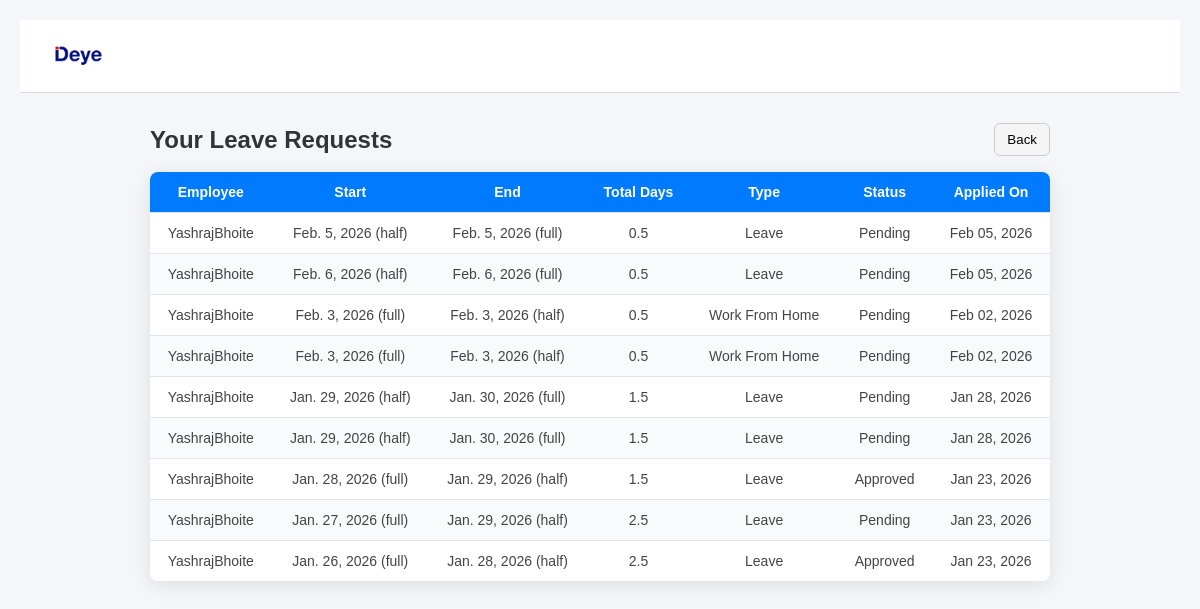
The app's page /leave/status/ (signed in) with its own data.
### forms/models.py (models this page shows, shortened)
class LeaveRequest(models.Model):
    LEAVE_STATUS_CHOICES = [
        ('pending', 'Pending'),
        ('approved', 'Approved'),
        ('rejected', 'Rejected'),
    ]
    LEAVE_TYPE_CHOICES = [
        ('leave', 'Leave'),
        ('wfh', 'Work From Home'),
    ]
    DAY_PORTION_CHOICES = [
        ('full', 'Full Day'),
        ('half', 'Half Day'),
    ]
    user = models.ForeignKey(User, on_delete=models.CASCADE)
    leave_type = models.CharField(max_length=20, choices=LEAVE_TYPE_CHOICES)
    start_date = models.DateField()
    end_date = models.DateField()
    start_breakdown = models.CharField(max_length=10, choices=DAY_PORTION_CHOICES, default='full')
    end_breakdown = models.CharField(max_length=10, choices=DAY_PORTION_CHOICES, default='full')
    reason = models.TextField(blank=True)
    status = models.CharField(max_length=20, choices=LEAVE_STATUS_CHOICES, default='pending')
    total_days = models.FloatField(default=0.0)
    applied_at = models.DateTimeField(auto_now_add=True)
    status_changed_at = models.DateTimeField(blank=True, null=True)
    status_changed_by = models.ForeignKey(User, on_delete=models.SET_NULL, null=True, blank=True, related_name='updated_leaves')

### forms/views.py (the view)
# urls.py: path('leave/status/', views.leave_status, name='leave_status'),
@login_required
def leave_status(request):
    leaves = LeaveRequest.objects.filter(user=request.user).order_by('-id')
    return render(request, 'leave/leave_status.html', {'leaves': leaves})

### forms/templates/leave/leave_status.html (shortened to what this page needs)
<!DOCTYPE html>
<html lang="en">
<head>
    {% load static %}
</head>
<body>
    <div class="header">
        <div class="header-title">
            <a href="/">
                <img src="{% static 'admin/Images/logo-deye-300x225.webp' %}" alt="DEYE">
            </a>
        </div>
    </div>
    <div style="display:flex; justify-content:space-between; align-items:center; margin: 0 auto 16px; max-width: 900px;">
        <h2 style="margin:0;">Your Leave Requests</h2>
        <button type="button" onclick="history.back();" style="padding:8px 12px; border:1px solid #ccc; background:#f5f5f5; border-radius:6px; cursor:pointer;">Back</button>
    </div>
    <table>
        <thead>
            <tr>
                <th>Employee</th>
                <th>Start</th>
                <th>End</th>
                <th>Total Days</th>
                <th>Type</th>
                <th>Status</th>
                <th>Applied On</th>
            </tr>
        </thead>
        <tbody>
            {% for leave in leaves %}
            <tr>
                <td>{{ leave.user.get_username }}</td>
                <td>{{ leave.start_date }} ({{ leave.start_breakdown }})</td>
                <td>{{ leave.end_date }} ({{ leave.end_breakdown }})</td>
                <td>{{ leave.total_days }}</td>
                <td>{{ leave.get_leave_type_display }}</td>
                <td>{{ leave.status|title }}</td>
                <td>{{ leave.applied_at|date:"M d, Y" }}</td>
            </tr>
            {% empty %}
            <tr>
                <td colspan="7" class="no-data">No leave requests found</td>
            </tr>
            {% endfor %}
        </tbody>
    </table>
</body>
</html>

### forms/templates/leave/leave_status.html (style rules this page uses)
body { margin: 0; font-family: Arial, sans-serif; background: #f4f6f9; min-height: 100vh; padding: 20px; }
.header { display: flex; align-items: center; padding: 14px 32px; background-color: #fff; border-bottom: 1px solid #ddd; margin-bottom: 30px; }
.header-title img { height: 40px; object-fit: contain; }
h2 { text-align: center; color: #333; margin-bottom: 20px; font-weight: 600; }
table { width: 100%; max-width: 900px; margin: 0 auto; border-collapse: collapse; background: #fff; box-shadow: 0 4px 20px rgba(0,0,0,0.1); border-radius: 8px; overflow: hidden; }
th, td { padding: 12px 16px; text-align: center; border-bottom: 1px solid #e1e4e8; font-size: 14px; color: #444; }
th { background-color: #007bff; color: white; font-weight: 600; }
tr:last-child td { border-bottom: none; }
tr:nth-child(even) { background-color: #f9fafb; }
button { transition: background 0.2s ease, border-color 0.2s ease; }

### records on screen
LeaveRequest: user.get_username "YashrajBhoite", start_date "Feb. 5, 2026", start_breakdown "half", end_date "Feb. 5, 2026", end_breakdown "full", total_days "0.5", leave_type "Leave", status "Pending", applied_at "Feb 05, 2026"
LeaveRequest: user.get_username "YashrajBhoite", start_date "Feb. 6, 2026", start_breakdown "half", end_date "Feb. 6, 2026", end_breakdown "full", total_days "0.5", leave_type "Leave", status "Pending", applied_at "Feb 05, 2026"
LeaveRequest: user.get_username "YashrajBhoite", start_date "Feb. 3, 2026", start_breakdown "full", end_date "Feb. 3, 2026", end_breakdown "half", total_days "0.5", leave_type "Work From Home", status "Pending", applied_at "Feb 02, 2026"
LeaveRequest: user.get_username "YashrajBhoite", start_date "Feb. 3, 2026", start_breakdown "full", end_date "Feb. 3, 2026", end_breakdown "half", total_days "0.5", leave_type "Work From Home", status "Pending", applied_at "Feb 02, 2026"
LeaveRequest: user.get_username "YashrajBhoite", start_date "Jan. 29, 2026", start_breakdown "half", end_date "Jan. 30, 2026", end_breakdown "full", total_days "1.5", leave_type "Leave", status "Pending", applied_at "Jan 28, 2026"
LeaveRequest: user.get_username "YashrajBhoite", start_date "Jan. 29, 2026", start_breakdown "half", end_date "Jan. 30, 2026", end_breakdown "full", total_days "1.5", leave_type "Leave", status "Pending", applied_at "Jan 28, 2026"
LeaveRequest: user.get_username "YashrajBhoite", start_date "Jan. 28, 2026", start_breakdown "full", end_date "Jan. 29, 2026", end_breakdown "half", total_days "1.5", leave_type "Leave", status "Approved", applied_at "Jan 23, 2026"
LeaveRequest: user.get_username "YashrajBhoite", start_date "Jan. 27, 2026", start_breakdown "full", end_date "Jan. 29, 2026", end_breakdown "half", total_days "2.5", leave_type "Leave", status "Pending", applied_at "Jan 23, 2026"
LeaveRequest: user.get_username "YashrajBhoite", start_date "Jan. 26, 2026", start_breakdown "full", end_date "Jan. 28, 2026", end_breakdown "half", total_days "2.5", leave_type "Leave", status "Approved", applied_at "Jan 23, 2026"
